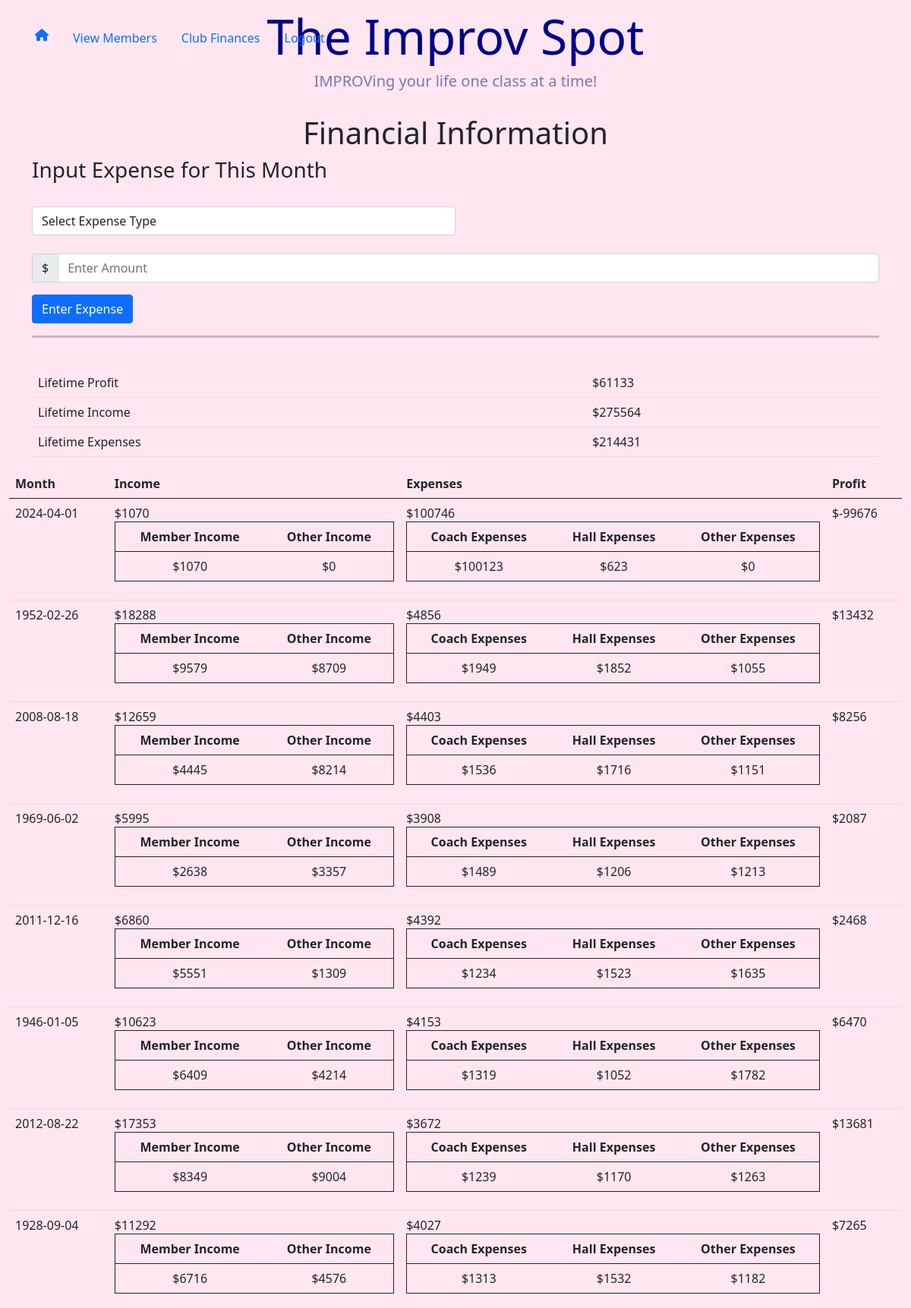
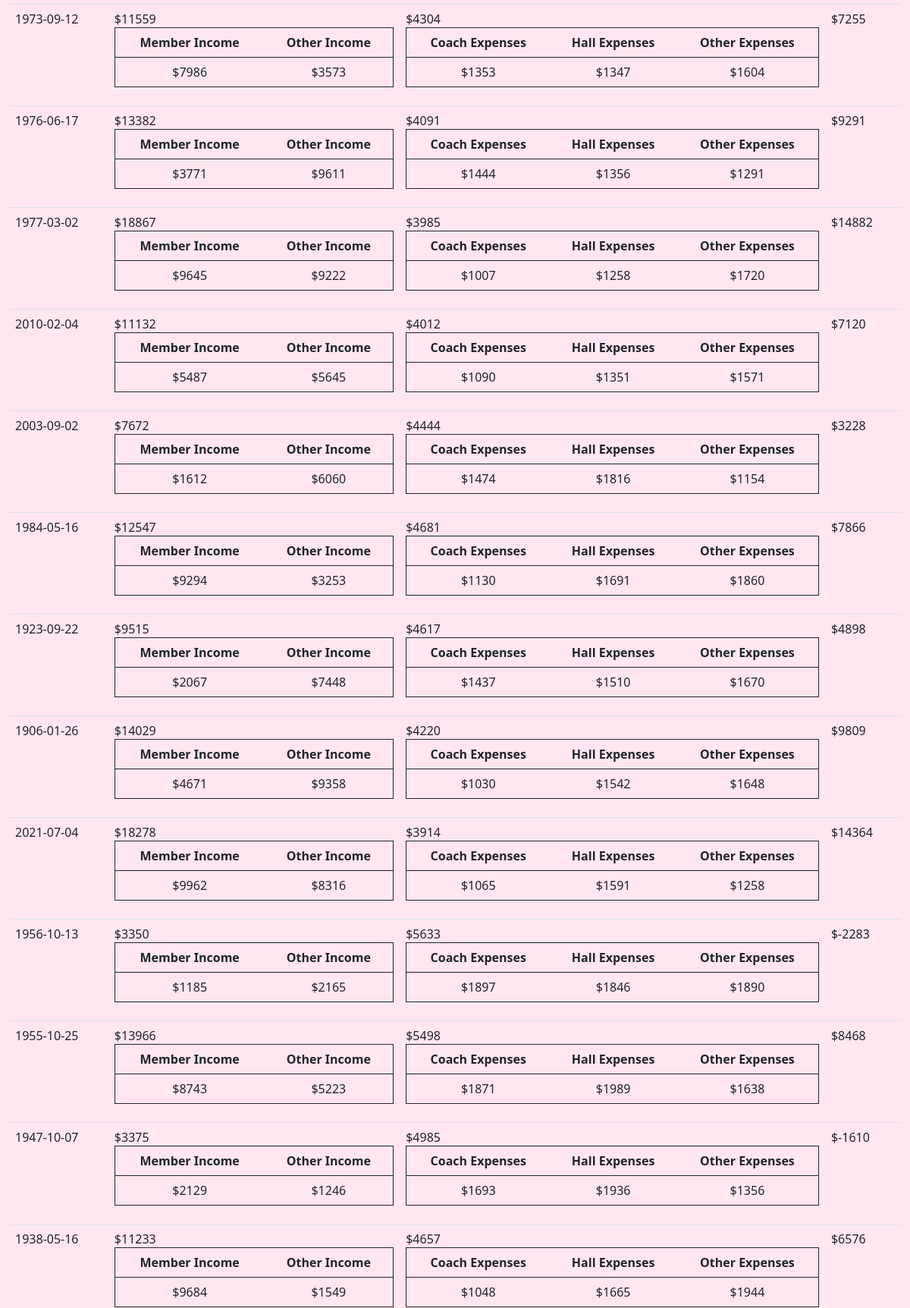
The page /finance (upper part) on the database its author committed (2 pictures, top to bottom).
### app.py (models this page shows, shortened)
class Finances(db.Model):
    month_year = db.Column(db.Date, primary_key=True)
    income_users = db.Column(db.Integer, default=0) #-> users is class participants (feel free to change the name)
    income_other = db.Column(db.Integer, default=0)
    expenses_coach = db.Column(db.Integer, default=0)
    expenses_hall  = db.Column(db.Integer, default=0)
    expenses_other = db.Column(db.Integer, default=0)
    def calculate_total_income(self):
        return self.income_users + self.income_other
    def calculate_total_expenses(self):
        return self.expenses_coach + self.expenses_hall + self.expenses_other
    def calculate_profit(self):
        month_profit = self.calculate_total_income()  - self.calculate_total_expenses()
        return month_profit

### app.py (the view, shortened to what this page needs)
@app.route('/finance', methods=['GET', 'POST'])
def finance():
    finance_info = db.session.query(Finances).all()
    return render_template('finance.html', lt_profit=calculate_total_profit(finance_info), lt_income=calculate_total_income(finance_info),
                            lt_expenses=calculate_total_expenses(finance_info), finance_info=finance_info)

### helpers.py (called while the page is built)
def calculate_total_income(finance_info):
    total_income = 0
    for month in finance_info:
        total_income += month.income_users + month.income_other
    return total_income

def calculate_total_expenses(finance_info):
    total_expenses = 0
    for month in finance_info:
        total_expenses += month.expenses_coach + month.expenses_other + month.expenses_hall
    return total_expenses

def calculate_total_profit(finance_info):
    total_profit =  calculate_total_income(finance_info) - calculate_total_expenses(finance_info)
    if total_profit < 0:
        return f"({-1 * total_profit})"
    return total_profit

### templates/finance.html (shortened to what this page needs)
{% extends "adminside.html" %}
{% block main %}
  <br>
    <div class="center">
        <h1>Financial Information</h1>
        <div class="container">
          <h3>Input Expense for This Month</h3>
          <form method="POST" action="/finance">
              <div class="col-md-6">
                <br>
                <select class="form-control" id="expenseType" name="expenseType" required>
                    <option value="" disabled selected>Select Expense Type</option>
                </select>
              </div>
            <br>
            <div class="input-group mb-3">
              <span class="input-group-text">$</span>
              <input type="text" pattern="[0-9]*" class="form-control" name="expenseAmount" placeholder="Enter Amount">
            </div>
            <button type="submit" class="btn btn-primary">Enter Expense</button>
          </form>
          <hr style="height:3px">
          <br>
          <table class="table">
            <tr>
              <td>Lifetime Profit</td>
              <td>${{ lt_profit }}</td>
            </tr>
            <tr>
              <td>Lifetime Income</td>
              <td>${{ lt_income }}</td>
            </tr>
            <tr>
              <td>Lifetime Expenses</td>
              <td>${{ lt_expenses }}</td>
            </tr>
          </table>
        </div>
        <table class="table">
            <thead>
                <tr>
                    <th scope="col">Month</th>
                    <th scope="col">Income</th>
                    <th scope="col">Expenses</th>
                    <th scope="col">Profit</th>
                </tr>
            </thead>
            <tbody>
                {% for month in finance_info %}
                <tr>
                    <td>{{ month.month_year }}</td>
                    <td>${{ month.calculate_total_income() }}
                      <table class="table">
                        <thead>
                          <tr>
                              <th scope="col">Member Income</th>
                              <th scope="col">Other Income</th>
                          </tr>
                      </thead>
                        <tbody>
                          <tr>
                            <td>${{ month.income_users }}</td>
                            <td>${{ month.income_other }}</td>
                          </tr>
                        </tbody>
                      </table>
                    </td>
                    <td>${{ month.calculate_total_expenses() }}
                      <table class="table">
                        <thead>
                          <tr>
                              <th scope="col">Coach Expenses</th>
                              <th scope="col">Hall Expenses</th>
                              <th scope="col">Other Expenses</th>
                          </tr>
                      </thead>
                        <tbody>
                          <tr>
                            <td>${{ month.expenses_coach }}</td>
                            <td>${{ month.expenses_hall }}</td>
                            <td>${{ month.expenses_other }}</td>
                          </tr>
                        </tbody>
                      </table>
                    </td>
                    <td>${{ month.calculate_profit() }} </td>
                </tr>
                {% endfor %}
            </tbody>
        </table>
    </div>
{% endblock %}

### static/styles.css (style rules this page uses)
div.center { display: flex; justify-content: center; align-items: center; flex-direction: column; }
body { background-color: #ffe6f0 }

### rows shown on the page
Finances: month_year "2024-04-01", calculate_total_income "1070", income_users "1070", income_other "0", calculate_total_expenses "100746", expenses_coach "100123", expenses_hall "623", expenses_other "0", calculate_profit "-99676"
Finances: month_year "1952-02-26", calculate_total_income "18288", income_users "9579", income_other "8709", calculate_total_expenses "4856", expenses_coach "1949", expenses_hall "1852", expenses_other "1055", calculate_profit "13432"
Finances: month_year "2008-08-18", calculate_total_income "12659", income_users "4445", income_other "8214", calculate_total_expenses "4403", expenses_coach "1536", expenses_hall "1716", expenses_other "1151", calculate_profit "8256"
Finances: month_year "1969-06-02", calculate_total_income "5995", income_users "2638", income_other "3357", calculate_total_expenses "3908", expenses_coach "1489", expenses_hall "1206", expenses_other "1213", calculate_profit "2087"
Finances: month_year "2011-12-16", calculate_total_income "6860", income_users "5551", income_other "1309", calculate_total_expenses "4392", expenses_coach "1234", expenses_hall "1523", expenses_other "1635", calculate_profit "2468"
Finances: month_year "1946-01-05", calculate_total_income "10623", income_users "6409", income_other "4214", calculate_total_expenses "4153", expenses_coach "1319", expenses_hall "1052", expenses_other "1782", calculate_profit "6470"
Finances: month_year "2012-08-22", calculate_total_income "17353", income_users "8349", income_other "9004", calculate_total_expenses "3672", expenses_coach "1239", expenses_hall "1170", expenses_other "1263", calculate_profit "13681"
Finances: month_year "1928-09-04", calculate_total_income "11292", income_users "6716", income_other "4576", calculate_total_expenses "4027", expenses_coach "1313", expenses_hall "1532", expenses_other "1182", calculate_profit "7265"
Finances: month_year "1973-09-12", calculate_total_income "11559", income_users "7986", income_other "3573", calculate_total_expenses "4304", expenses_coach "1353", expenses_hall "1347", expenses_other "1604", calculate_profit "7255"
Finances: month_year "1976-06-17", calculate_total_income "13382", income_users "3771", income_other "9611", calculate_total_expenses "4091", expenses_coach "1444", expenses_hall "1356", expenses_other "1291", calculate_profit "9291"
Finances: month_year "1977-03-02", calculate_total_income "18867", income_users "9645", income_other "9222", calculate_total_expenses "3985", expenses_coach "1007", expenses_hall "1258", expenses_other "1720", calculate_profit "14882"
Finances: month_year "2010-02-04", calculate_total_income "11132", income_users "5487", income_other "5645", calculate_total_expenses "4012", expenses_coach "1090", expenses_hall "1351", expenses_other "1571", calculate_profit "7120"
Finances: month_year "2003-09-02", calculate_total_income "7672", income_users "1612", income_other "6060", calculate_total_expenses "4444", expenses_coach "1474", expenses_hall "1816", expenses_other "1154", calculate_profit "3228"
Finances: month_year "1984-05-16", calculate_total_income "12547", income_users "9294", income_other "3253", calculate_total_expenses "4681", expenses_coach "1130", expenses_hall "1691", expenses_other "1860", calculate_profit "7866"
Finances: month_year "1923-09-22", calculate_total_income "9515", income_users "2067", income_other "7448", calculate_total_expenses "4617", expenses_coach "1437", expenses_hall "1510", expenses_other "1670", calculate_profit "4898"
Finances: month_year "1906-01-26", calculate_total_income "14029", income_users "4671", income_other "9358", calculate_total_expenses "4220", expenses_coach "1030", expenses_hall "1542", expenses_other "1648", calculate_profit "9809"
Finances: month_year "2021-07-04", calculate_total_income "18278", income_users "9962", income_other "8316", calculate_total_expenses "3914", expenses_coach "1065", expenses_hall "1591", expenses_other "1258", calculate_profit "14364"
Finances: month_year "1956-10-13", calculate_total_income "3350", income_users "1185", income_other "2165", calculate_total_expenses "5633", expenses_coach "1897", expenses_hall "1846", expenses_other "1890", calculate_profit "-2283"
Finances: month_year "1955-10-25", calculate_total_income "13966", income_users "8743", income_other "5223", calculate_total_expenses "5498", expenses_coach "1871", expenses_hall "1989", expenses_other "1638", calculate_profit "8468"
Finances: month_year "1947-10-07", calculate_total_income "3375", income_users "2129", income_other "1246", calculate_total_expenses "4985", expenses_coach "1693", expenses_hall "1936", expenses_other "1356", calculate_profit "-1610"
Finances: month_year "1938-05-16", calculate_total_income "11233", income_users "9684", income_other "1549", calculate_total_expenses "4657", expenses_coach "1048", expenses_hall "1665", expenses_other "1944", calculate_profit "6576"

### other values the page prints
{{ lt_profit }} "61133"
{{ lt_income }} "275564"
{{ lt_expenses }} "214431"
